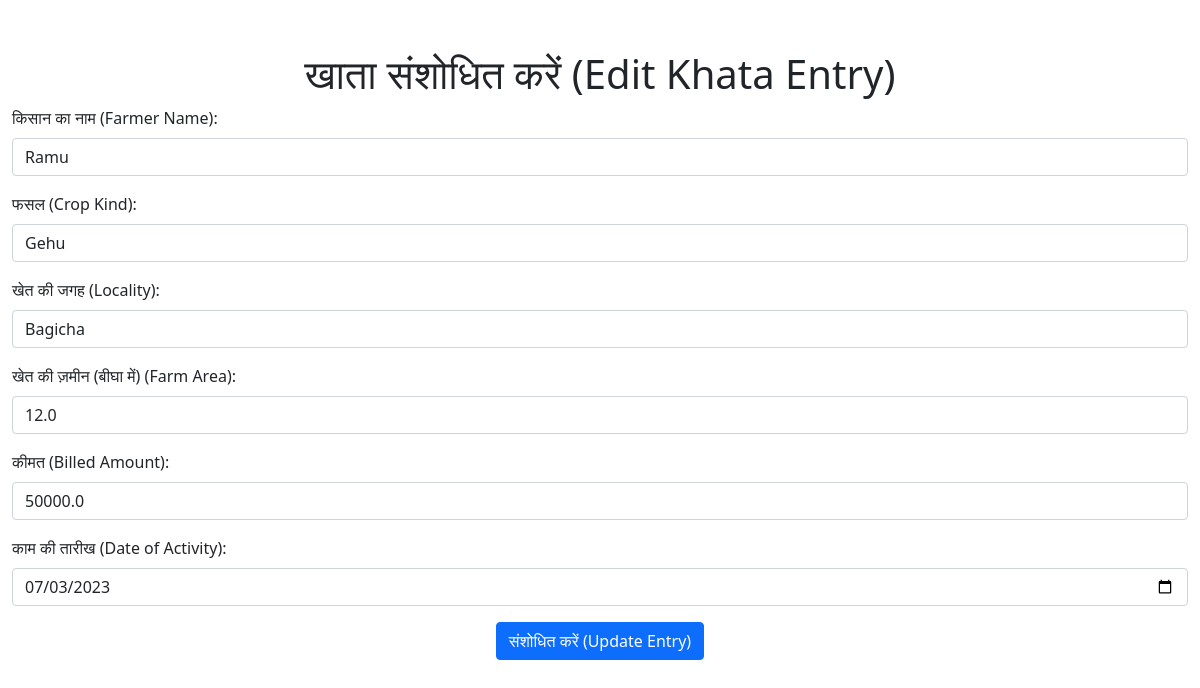
The page /edit_entry/2 on the database its author committed.
### app.py (models this page shows, shortened)
class KhataEntry(db.Model):
    id = db.Column(db.Integer, primary_key=True)
    lender_id = db.Column(db.Integer, db.ForeignKey('user.id'), nullable=False, index=True)
    farmer_name = db.Column(db.String(100), nullable=False)
    crop_kind = db.Column(db.String(100), nullable=False)
    locality = db.Column(db.String(100), nullable=False)
    farm_area = db.Column(db.Float, nullable=False)
    billed_amount = db.Column(db.Float, nullable=False)
    date_of_activity = db.Column(db.DateTime, nullable=False, default=datetime.utcnow)

### app.py (the view, shortened to what this page needs)
@login_required
@app.route('/edit_entry/<int:entry_id>', methods=['GET', 'POST'])
def edit_entry(entry_id):
    entry = KhataEntry.query.get_or_404(entry_id)
    return render_template('edit_entry.html', entry=entry)

### templates/edit_entry.html (shortened to what this page needs)
<!DOCTYPE html>
<html>
<head>
    <link rel="stylesheet" href="https://stackpath.bootstrapcdn.com/bootstrap/5.0.0-alpha1/css/bootstrap.min.css">
</head>
<body>
    <div class="container">
        <h1 class="text-center">खाता संशोधित करें (Edit Khata Entry)</h1>
        <form method="POST" action="/edit_entry/{{ entry.id }}">
            <div class="mb-3">
                <label for="farmer_name" class="form-label">किसान का नाम (Farmer Name):</label>
                <input type="text" id="farmer_name" name="farmer_name" value="{{ entry.farmer_name }}" class="form-control" required>
            </div>
            <div class="mb-3">
                <label for="crop_kind" class="form-label">फसल (Crop Kind):</label>
                <input type="text" id="crop_kind" name="crop_kind" value="{{ entry.crop_kind }}" class="form-control" required>
            </div>
            <div class="mb-3">
                <label for="locality" class="form-label">खेत की जगह (Locality):</label>
                <input type="text" id="locality" name="locality" value="{{ entry.locality }}" class="form-control" required>
            </div>
            <div class="mb-3">
                <label for="farm_area" class="form-label">खेत की ज़मीन (बीघा में) (Farm Area):</label>
                <input type="number" id="farm_area" name="farm_area" step="0.25" value="{{ entry.farm_area }}" class="form-control" required>
            </div>
            <div class="mb-3">
                <label for="billed_amount" class="form-label">कीमत (Billed Amount):</label>
                <input type="number" id="billed_amount" name="billed_amount" step="10" value="{{ entry.billed_amount }}" class="form-control" required>
            </div>
            <div class="mb-3">
                <label for="date_of_activity" class="form-label">काम की तारीख (Date of Activity):</label>
                <input type="date" id="date_of_activity" name="date_of_activity" value="{{ entry.date_of_activity.strftime('%Y-%m-%d') }}" class="form-control" required>
            </div>
            <div class="text-center">
                <input type="submit" value="संशोधित करें (Update Entry)" class="btn btn-primary">
            </div>
        </form>
    </div>
</body>
</html>

### templates/edit_entry.html (style rules this page uses)
.container { max-width: 100%; margin-top: 50px; margin-bottom: 50px; }

### rows shown on the page
KhataEntry: farmer_name "Ramu", crop_kind "Gehu", locality "Bagicha", farm_area "12.0", billed_amount "50000.0", date_of_activity "07/03/2023"
